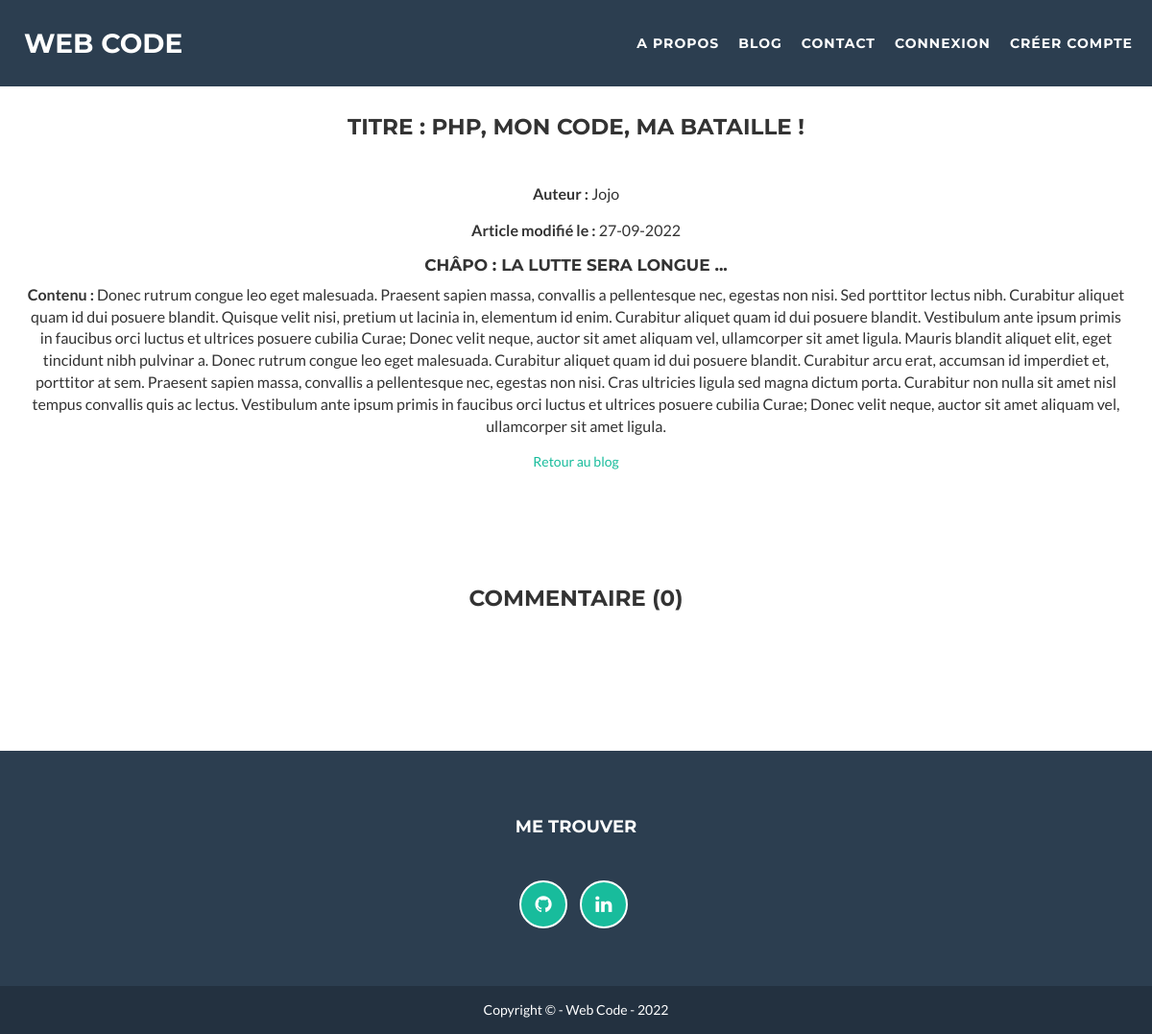
Screenshot of /post&id=26 with the database file from the repository.
### tables this page shows
CREATE TABLE `article` (
  `id` int(11) NOT NULL,
  `titre` varchar(100) NOT NULL,
  `chapo` varchar(255) NOT NULL,
  `contenu` mediumtext NOT NULL,
  `auteur` varchar(100) NOT NULL,
  `dateCreation` datetime NOT NULL DEFAULT current_timestamp(),
  `dateModif` datetime DEFAULT current_timestamp()
);

### src/Models/PostManager.php (called while the page is built, shortened)
<?php
class PostManager extends Manager
{
    public function displayPost()
    {
        $getId = filter_input(INPUT_GET, 'id');
        $id = filter_var($getId, FILTER_SANITIZE_NUMBER_INT);
        $bdd = $this->dbConnect();
        $req = $bdd->prepare("SELECT *, DATE_FORMAT(dateModif, '%d-%m-%Y') as dateModif FROM article WHERE id =?");
        $req->execute([$id]);
        return $req->fetch();
    }
    public function countComment()
    {
        $getId = filter_input(INPUT_GET, 'id');
        $id = filter_var($getId, FILTER_SANITIZE_NUMBER_INT);
        $bdd = $this->dbConnect();
        $req = $bdd->prepare("SELECT COUNT(*) FROM commentaire WHERE article_id = ? AND estValide = 1");
        $req->execute([$id]);
        $nbComment = $req->fetch()[0];
        return $nbComment;
    }
}

### src/Views/Front/post.php (the view, shortened to what this page needs)
<div class="container text-center">
    <section id="postBlog">
        <article class="single-post">
            <h1>Titre : <?= $post['titre']; ?></h1>
            <div class="paragraphe-post">
                <p><strong>Auteur : </strong><?= $post['auteur']; ?></p>
                <p><strong>Article modifié le : </strong><?= $post['dateModif']; ?></p>
                <h4><strong>Châpo : </strong><?= $post['chapo']; ?></h4>
                <p><strong>Contenu : </strong><?= $post['contenu']; ?></p>
            </div>
        </article>
        <div><a href="blog" class="btn-form">Retour au blog</a></div>
    </section>
    <section id="section-comment">
        <div>
            <?php
        if($numberComment > 1) : ?>
            <h1>Commentaires (<?= $numberComment; ?>)</h1>
            <?php
        else :
            ?>
            <h1>Commentaire (<?= $numberComment; ?>)</h1>
            <?php
        endif;
        ?>
        </div>
    </section>
</div>
<?php
require 'layouts/template.php';

### Public/css/freelancer.css (style rules this page uses)
:root { --mainColor: #18BC9C; --mainLightColor: #62cfb9; --mainSuperLightColor: #ace3d8; --bodyColor: #f4f7f7; --bg-primary: #e5e5e5; --text-secondary: #fff; }
* { margin: 0; padding: 0; box-sizing: border-box; list-style-type: none; }
body { font-family: 'Lato', 'Helvetica Neue', Helvetica, Arial, sans-serif; overflow-x: hidden; }
p { font-size: 16px; }
a, a:hover, a:focus, a:active, a.active { color: #18BC9C; outline: none; }
h1, h2, h3, h4, h5, h6 { font-family: "Montserrat", "Helvetica Neue", Helvetica, Arial, sans-serif; text-transform: uppercase; font-weight: 700; }
section { padding: 100px 0; }
#section-comment { padding-top: 0; }
a { text-decoration: none; }

### rows the page displays
article: titre "PHP, MON CODE, MA BATAILLE !", auteur "Jojo", chapo "LA LUTTE SERA LONGUE ...", contenu "Donec rutrum congue leo eget malesuada. Praesent sapien massa, convallis a pellentesque nec, egestas non nisi. Sed porttitor lectus nibh. Curabitur aliquet quam id dui posuere blandit. Quisque velit nisi, pretium ut lacinia in, elementum id enim. Curabitur aliquet quam id dui posuere blandit. Vestibulum ante ipsum primis in faucibus orci luctus et ultrices posuere cubilia Curae; Donec velit neque, auctor sit amet aliquam vel, ullamcorper sit amet ligula. Mauris blandit aliquet elit, eget tincidunt nibh pulvinar a. Donec rutrum congue leo eget malesuada. Curabitur aliquet quam id dui posuere blandit. Curabitur arcu erat, accumsan id imperdiet et, porttitor at sem. Praesent sapien massa,…"

### other values shown
$post['dateModif'] "27-09-2022"
$numberComment "0"
